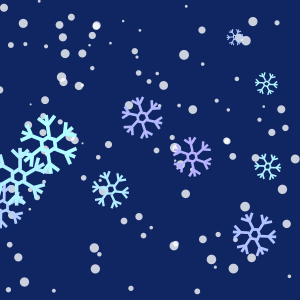
Frame 1 (no input)
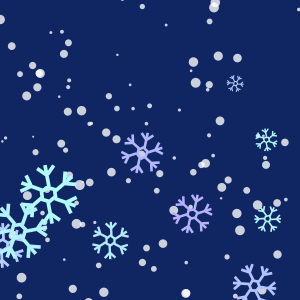
Frame 60 (the mouse pressed at the canvas centre just before this capture)
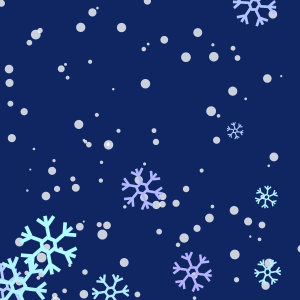
Frame 120 (the mouse held since frame 60 and released just before this capture)

The Processing sketch that drew these frames (run headless with seeded random() and noise(); from frame 60 on, the mouse is pressed at the canvas centre):

// Processing sketch: processing_177286
// ── processing_177286.pde

Snow[] snows = new Snow[200];
Crystal[] crystals = new Crystal[10];

void setup() {
  size(300, 300);
  colorMode(HSB, 360, 100, 100);
  background(360);
  smooth();

  for (int i = 0; i < snows.length; i++) {
    snows[i] = new Snow();
  }

  for (int j = 0; j < crystals.length; j++) {
    crystals[j] = new Crystal();
  }
}

void draw() {
  background(224,83,39);

  for (int i = 0; i < snows.length; i++) {
    snows[i].move();
    snows[i].display();
  }

  for (int j = 0; j < crystals.length; j++) {
    crystals[j].move();
    crystals[j].display();
  }
}

class Crystal {
  float x = random(width);
  float y = random(height);
  float t = random(TWO_PI);
  float t_spd = random(0.01, 0.05);
  int t_sign;
  float y_spd  = random(0.5, 1);
  float R = random(2, 8);
  float hue = random(180, 250);

  Crystal() {
    if (random(1) >= 0.5) {
      t_sign = 1;
    } else {
      t_sign = -1;
    }
  }

  void move() {
    t += t_sign * t_spd;
    y += y_spd;

    if (y > height + R*3) {
      y = -R*3;
    }
  }

  void display() {
    noFill();
    stroke(hue, 30, 100);

    pushMatrix();
    translate(x, y);
    rotate(t);
    strokeWeight(R/2.0);
    beginShape();
    for (int i = 0; i < 6; i++) {
      vertex(R * cos(TWO_PI*i/6), R*sin(TWO_PI*i/6));
    }
    endShape(CLOSE);

    noStroke();
    fill(hue, 30, 100);
    for (int j = 0; j < 6; j++) {
      pushMatrix();
      translate(R * cos(TWO_PI*j/6), R*sin(TWO_PI*j/6));
      rotate(radians(360*j/6.0));
      rect(0, 0, R*3, R/2);

      pushMatrix();
      translate(R*1.5+(R/2)/sqrt(2), ((R/2)/sqrt(2))/2);
      rotate(radians(45));
      rect(0, 0, R*1.5, R/2);
      popMatrix();

      pushMatrix();
      translate(R*1.5, 0);
      rotate(radians(-45));
      rect(0, 0, R*1.5, R/2);
      popMatrix();

      popMatrix();
    }

    popMatrix();
  }
}

class Snow {
  float t = random(width);
  float x;
  float y = random(0, height);
  float y_spd = random(0.3, 1);
  float xoff_delta = random(0.001, 0.002);
  float t_spd = random(0.001, 0.008)/5;
  float r = random(2, 10);

  Snow() {
  }

  void move() {
    float xoff = t;

    x = noise(xoff)*width*4-width*1.5;

    xoff += xoff_delta;

    t+= t_spd;
    y += y_spd;

    if (y > height + r/2) {
      y = -r/2;
    }
  }

  void display() {
    noStroke();
    fill(360, 200);
    ellipse(x, y, r, r);
  }
}
